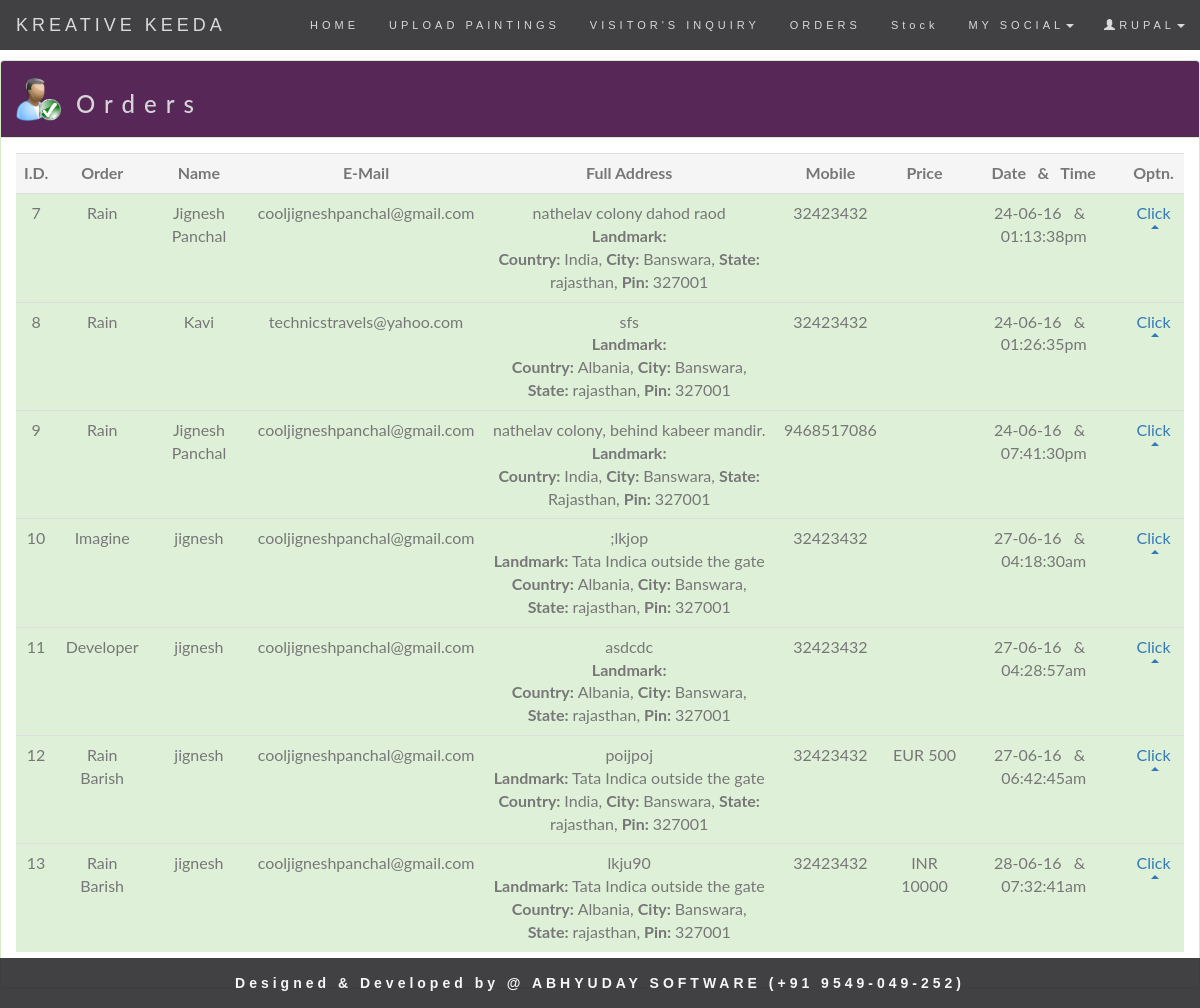
/Fontend/adminrupal121/orders (signed in), run on the app's committed database.
### tables this page shows
CREATE TABLE IF NOT EXISTS `orders` (
  `id` int(11) NOT NULL,
  `order` varchar(50) NOT NULL,
  `name` varchar(80) NOT NULL,
  `email` varchar(80) NOT NULL,
  `country` varchar(30) NOT NULL,
  `address` text NOT NULL,
  `city` varchar(30) NOT NULL,
  `state` varchar(30) NOT NULL,
  `pin_code` varchar(20) NOT NULL,
  `landmark` varchar(100) NOT NULL,
  `mobile` varchar(100) NOT NULL,
  `order_price` varchar(100) NOT NULL,
  `date` varchar(20) NOT NULL,
  `time` varchar(20) NOT NULL,
  `status` int(11) NOT NULL DEFAULT '0'
);

### Fontend/adminrupal121/orders.php (the view, shortened to what this page needs)
<html>
	<head>
		<link rel="stylesheet" href="css/bootstrap.min.css">
		<link rel="stylesheet" href="css/bootstrap.css">
		<link rel="stylesheet" href="css/style.css">
	</head>
	<body id="myPage" data-spy="scroll" data-target=".navbar" data-offset="50">
		<nav class="navbar navbar-default navbar-fixed-top">
			<div class="container-fluid">
				<div class="navbar-header">
					<a class="navbar-brand" href="#myPage" style="margin-left:-14px;">KREATIVE KEEDA</a>
				</div>
				<div class="collapse navbar-collapse" id="myNavbar">
					<ul class="nav navbar-nav navbar-right">
						<li><a href="#" onclick="home()" title="HOME">HOME</a></li>
						<li><a href="#" onclick="uploadpainting()" title="HOME">UPLOAD PAINTINGS</a></li>
						<li><a href="#" onclick="contactus_view()" title="ABOUT US">VISITOR'S INQUIRY</a></li>
						<li><a href="#" onclick="orders()" title="View Orders">ORDERS</a></li>
						<li><a href="#" onclick="stock()" title="Stock">Stock</a></li>
						<li class="dropdown">
							<a class="dropdown-toggle" data-toggle="dropdown" href="#" title="Social Newtworks">MY SOCIAL<span class="caret"></span></a>
						</li>
						<li class="dropdown">
							<a class="dropdown-toggle" data-toggle="dropdown" href="#">
								<span class="glyphicon glyphicon-user"></span>RUPAL<span class="caret"></span>
							</a>
						</li>
					</ul>
				</div>
			</div>
		</nav>
		<div class="panel panel-success" style="margin-top:60px;">
			<div class="panel-heading" style="background: rgb(87, 39, 87) none repeat scroll 0% 0%;">
				<table>
					<tr>
						<td>
							<img src="img/admin.png" height="43px" width="45px">
						</td>
						<td>
							<h3 style="color:d5d5d5; letter-spacing:9px;">&nbsp;Orders</h3>
						</td>
					</tr>
				</table>
			</div>
			<div class="panel-body">
				<table class="table table-hover">
					<tr class="active" align="center">
						<td><b>I.D.</b></td>
						<td><b>Order</b></td>
						<td><b>Name</b></td>
						<td><b>E-Mail</b></td>
						<td><b>Full Address</b></td>
						<td><b>Mobile</b></td>
						<td><b>Price</b></td>
						<td><b>Date &nbsp; & &nbsp; Time</b></td>
						<td><b>Optn.</b></td>
					</tr>
					<?php
						$sql = "select * from orders";
						$rs = mysql_query($sql);
						while($row = mysql_fetch_array($rs))
						{
							$sts=$row[13];
							if($sts==0)
							{
								echo  "<tr class='danger' align='center'>";
							}
							else
							{
								echo  "<tr class='success' align='center'>";
							}
								echo "<td>".$row[0]."</td>";
								echo "<td>".$row[1]."</td>";
								echo "<td>".$row[2]."</td>";
								echo "<td>".$row[3]."</td>";
								echo "<td>".$row[5]."<br><b>Landmark:</b> ".$row[9]." <br> <b>Country: </b>".$row[4].", <b>City: </b>".$row[6].", <b>State: </b>".$row[7].", <b>Pin: </b>".$row[8]." </td>";
								echo "<td>".$row[10]."</td>";
								echo "<td>".$row[11]."</td>";
								echo "<td>".$row[12]." &nbsp; & &nbsp; ".$row[13]."</td>";
							echo 	"<td>
											<div class='dropup'>
												<a href='#' class='dropdown-toggle' data-toggle='dropdown' title='Click for Options'>
													Click <b class='caret'></b>
												</a>
												<ul role='menu' class='dropdown-menu dropdown-menu-right'>
													<li><a href='confirm_order?id=$row[0]&nm=$row[2]&em=$row[3]&itm=$row[1]' title='Confirm'> Confirm <br><br></a></li>
													<li role='presentation' class='divider'></li>
													<li><a href='available?itm=$row[1]' title='Click to Available this Painting'> Available</a></li>
													<li role='presentation' class='divider'></li>
													<li><a href='delete_order?id=$row[0]' title='Delete Record'> <font color='maroon'> Delete Record </font> </a></li>
												</ul>
											</div>
										</td>";
							echo "</tr>";
						}
					?>
				</table>
			</div>
		</div>
		<div class="navbar navbar-default navbar-fixed-bottom">
			<footer class="text-center">
				<h5 style="margin-top:18px">
					<b>
						Designed & Developed by @ <a href="#" data-toggle="tooltip" title="Contact ABHYUDAY SOFTWARE">ABHYUDAY SOFTWARE (+91 9549-049-252)</a>
					</b>
				</h5>
			</footer>
		</div>
	</body>
</html>

### data on the page
orders: id "7", order "Rain", name "Jignesh Panchal", email "cooljigneshpanchal@gmail.com", address "nathelav colony dahod raod", country "India", city "Banswara", state "rajasthan", pin_code "327001", mobile "32423432", date "24-06-16", time "01:13:38pm"
orders: id "8", order "Rain", name "Kavi", email "technicstravels@yahoo.com", address "sfs", country "Albania", city "Banswara", state "rajasthan", pin_code "327001", mobile "32423432", date "24-06-16", time "01:26:35pm"
orders: id "9", order "Rain", name "Jignesh Panchal", email "cooljigneshpanchal@gmail.com", address "nathelav colony, behind kabeer mandir.", country "India", city "Banswara", state "Rajasthan", pin_code "327001", mobile "9468517086", date "24-06-16", time "07:41:30pm"
orders: id "10", order "Imagine", name "jignesh", email "cooljigneshpanchal@gmail.com", address ";lkjop", landmark "Tata Indica outside the gate", country "Albania", city "Banswara", state "rajasthan", pin_code "327001", mobile "32423432", date "27-06-16", time "04:18:30am"
orders: id "11", order "Developer", name "jignesh", email "cooljigneshpanchal@gmail.com", address "asdcdc", country "Albania", city "Banswara", state "rajasthan", pin_code "327001", mobile "32423432", date "27-06-16", time "04:28:57am"
orders: id "12", order "Rain Barish", name "jignesh", email "cooljigneshpanchal@gmail.com", address "poijpoj", landmark "Tata Indica outside the gate", country "India", city "Banswara", state "rajasthan", pin_code "327001", mobile "32423432", order_price "EUR 500", date "27-06-16", time "06:42:45am"
orders: id "13", order "Rain Barish", name "jignesh", email "cooljigneshpanchal@gmail.com", address "lkju90", landmark "Tata Indica outside the gate", country "Albania", city "Banswara", state "rajasthan", pin_code "327001", mobile "32423432", order_price "INR 10000", date "28-06-16", time "07:32:41am"
